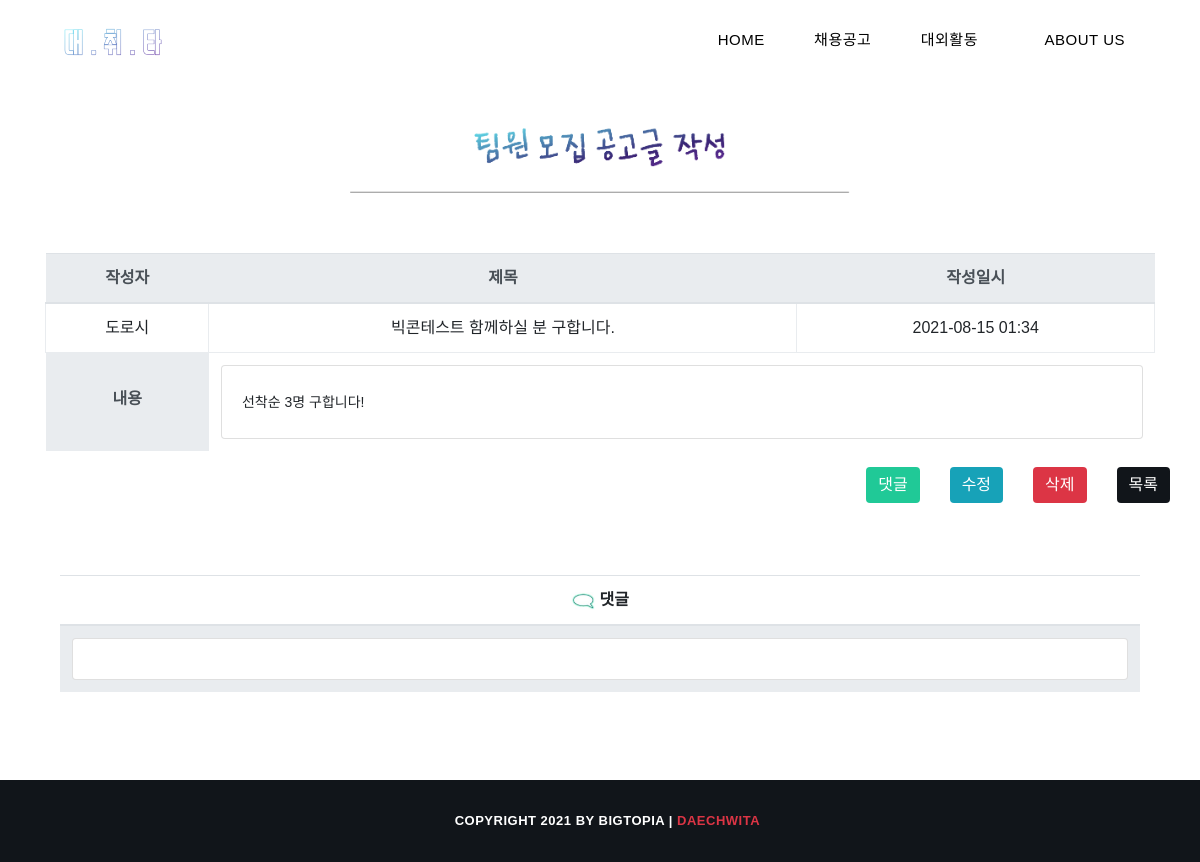
The app's page /secondapp/post/11 with its own data.
### secondapp/models.py (models this page shows, shortened)
class Board(models.Model):
    author = models.CharField(max_length=10, null=False)
    title = models.CharField(max_length=100, null=False)
    content = models.TextField(null=False)
    created_date = models.DateTimeField(auto_now_add=True)
    modified_date = models.DateTimeField(auto_now=True)
    password = models.CharField(max_length=10,null=True, default="None")

### secondapp/views.py (the view)
# urls.py: path('post/<int:id>', views.detail, name='detail'),
def detail(request, id):
    try:
        board = Board.objects.get(pk=id)
        comments = Comment.objects.filter(board=id)
        print(comments)
    except Board.DoesNotExist:
        raise Http404("Does not exist!")
    return render(request, 'detail.html', {'board': board, 'comments':comments})

### secondapp/templates/detail.html (shortened to what this page needs)
<!DOCTYPE html>
<html lang="en">
<head>
  {%load static%}
    <link href="{% static 'vendorY/bootstrap/css/bootstrap.min.css' %}" rel="stylesheet">
    <link href="{% static 'vendor/bootstrap/css/bootstrap.min.css' %}" rel="stylesheet">
    <link rel="stylesheet" href="{% static 'assets/css/fontawesome.css' %}">
    <link rel="stylesheet" href="{% static 'assets/css/templatemo-grad-school.css' %}">
    <link rel="stylesheet" href="{% static 'assets/css/owl.css' %}">
    <link rel="stylesheet" href="{% static 'assets/css/lightbox.css' %}">
</head>
  <header id = "postheader" class="main-header clearfix" role="header" data-scroll>
    <div class="logo">
      <a href="{% url 'index' %}"><img src ="{% static 'assets/images/logo4.png' %}"  style="width:25%"></a>
    </div>
    <nav id="menu" class="main-nav" role="navigation">
      <ul id = "postul" class="main-menu" >
        <li><a href="{% url 'index' %}">Home</a></li>
        <li><a href="{% url 'hire' %}">채용공고</a></li>
        <li class="has-submenu"><a href="{% url 'activity' %}">대외활동</a>
        </li>
        <li><a href="{% url 'about' %}">About Us</a></li>
      </ul>
    </nav>
  </header>
    <div class="postbanner">
      <img src = "{% static 'assetsY/images/Ab1.png' %}" style="width : 500px ">
    </div>
<body><div class="container">
    <table class="table">
        <thead class="thead-light">
        <tr class="text-center">
            <th>작성자</th>
            <th>제목</th>
            <th>작성일시</th>
        </tr>
        <tr class="text-center">
            <td style="border : 1px solid #E9ECEF">{{ board.author }}</td>
            <td style="border : 1px solid #E9ECEF">{{ board.title }}</td>
            <td style="border : 1px solid #E9ECEF">{{ board.created_date | date:"Y-m-d h:i" }}</td>
        </tr>
       </thead>
      <tbody>
      <td class="text-center" style="vertical-align:middle; background-color:#E9ECEF;"><h6 style="font-weight:bolder; color:#495057;">내용</h6></td>
      <td colspan="2" >
        <div class="card" >
          <div class="card-body">
            <p class="card-text">{{ board.content }}</p>
          </div>
         </div>
      </td>
      </tbody>
</table>
    <div class="row">
        <div class="col-auto mr-auto"></div>
        <div>
            <a style =" color: #ffffff; background-color: #20c997; border:none;" class="btn btn-info" href="/secondapp/post/comment/{{ board.id }}"  role="button">댓글</a>
        </div>
        <div class="col-auto"></div>
        <div>
            <a style =" color: #ffffff; background-color: #17a2b8; border:none;" class="btn btn-info" href="/secondapp/post/update/{{ board.id }}"  role="button">수정</a>
        </div>
        <div class="col-auto"></div>
        <div>
            <a style="color: #ffffff; background-color: #dc3545; border: none;" class="btn btn-danger" href="/secondapp/post/delete/{{ board.id }}" role="button">삭제</a>
        </div>
        <div class="col-auto"></div>
        <div>
            <a style =" color: #ffffff; background-color: #11151a; border:none;" class="btn btn-primary" href="/secondapp/activity/" role="button">목록</a>
        </div>
    </div>
    <br>
    <br>
    <br>
    <div class="container">
        <table class="table">
        <thead class="thead-ligth">
        <tr class="text-center">
            <th><img src="/secondapp/static/assetsY/images/aaa.jpg" width="24px"> 댓글</th>
        </tr>
        </thead>
        <tbody>
        <td style="vertical-align:middle; background-color:#E9ECEF;">
                <div class="card">
                    <div class="card-body" >
                    </div>
                </div>
        </td>
        </tbody>
    </table>
    </div>
	</div><br><br><br>
  <footer>
    <div class="container">
      <div class="row">
        <div class="col-md-12">
             <p><i class="fa fa-copyright"></i> Copyright 2021 by BIGTOPIA | <a href="#" rel="sponsored" target="_parent">DAECHWITA</a></p>
        </div>
      </div>
    </div>
  </footer>
</body>
</html>

### secondapp/static/assets/css/templatemo-grad-school.css (style rules this page uses)
body { font-family: 'NanumSquare', sans-serif !important; }
a { color: #3CF; text-decoration: none; }
ul { padding: 0px; margin: 0px; list-style: none; }
p { font-size: 14px; line-height: 32px; }
.main-header { background-color: #11151a; height: 80px; position: fixed; width: 100%; top: 0; z-index:1000; list-style:none; -webkit-transition:.5s; -moz-transition:.5s; transition:.5s; }
.main-header .logo { float: left; line-height: 80px; padding-left: 60px; }
.main-header .logo a { font-size: 18px; text-transform: uppercase; color: #fff; font-family: 'MapoPeacefull'; }
.main-menu { float: right; padding-right: 60px; }
.main-menu li { display: inline-block; line-height: 79px; margin-left: 15px; position: relative; }
.main-menu li:first-child { margin-left: 0px; }
.main-menu li a { padding: 10px 15px; font-size: 15px; text-transform: uppercase; letter-spacing: 0.5px; font-weight: 500; color: #F4F5F9; transition: all 0.5s; }
.main-menu li.has-submenu a:after { content: '\f107'; font-family: "FontAwesome"; margin-left: 5px; }
footer { background-color: #11151a; text-align: center; }
footer p { margin-bottom: 0px; padding: 25px 0px; color: #fff; font-size: 13px; text-transform: uppercase; font-weight: 600; letter-spacing: 0.5px; }
footer p a, footer p a:hover { color: #dc3545; }

### secondapp/templates/detail.html (style rules this page uses)
#postheader { background-color : white; }
#postul a { color:black; }
body { margin-top:10% ; }
.postbanner { padding-bottom: 5%; text-align: center; }

### records on screen
Board: author "도로시", title "빅콘테스트 함께하실 분 구합니다.", created_date "2021-08-15 01:34", content "선착순 3명 구합니다!"
